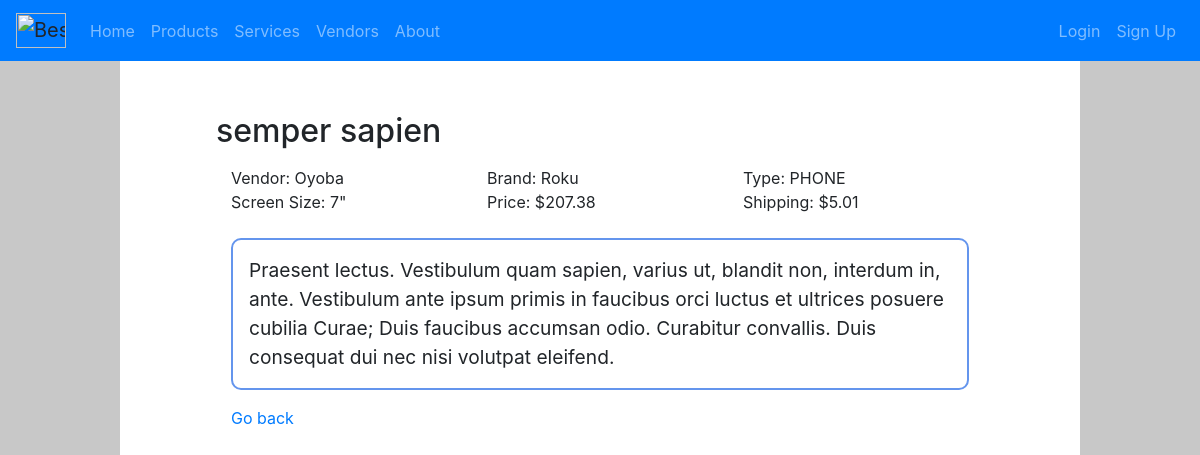
The page /products/1/ on the database its author committed.
### products/models.py (models this page shows, shortened)
class Product(models.Model):
    type = models.CharField(max_length=200, choices=[(tag, tag.value) for tag in ProductType], null=False)
    name = models.CharField(max_length=200, null=False)
    brand = models.CharField(max_length=200, null=False)
    price = models.DecimalField(max_digits=10, decimal_places=2, null=False)
    description = models.CharField(max_length=200, null=False)
    size = models.PositiveIntegerField(null=False, validators=[MinValueValidator(1), MaxValueValidator(100)],)
    shipping = models.DecimalField(max_digits=5, decimal_places=2, null=False)
    vendor = models.ForeignKey(Vendor, verbose_name="vendor", on_delete=models.CASCADE, null=False)
    class Meta:
        ordering = ('name', 'brand', 'size', 'vendor',)

class Vendor(models.Model):
    name = models.CharField(max_length=200, null=False)
    address = models.CharField(max_length=200, null=False)
    state = models.CharField(max_length=50, null=False)
    city = models.CharField(max_length=50, null=False)
    email = models.EmailField()
    phone = models.CharField(max_length=12, null=False)
    class Meta:
        ordering = ('name', 'email',)

### products/views.py (the view)
# urls.py: path("<int:item_id>/", views.item, name='item'),
def item(request, item_id):
    item = Product.objects.get(id=item_id)
    return render(request, 'item.html', {"product":item})

### templates/item.html (shortened to what this page needs)
{% extends "base.html" %}
{% block content %}
  <h2>{{ product.name }}</h2>
  <div class="container">
    <div class="row">
      <div class="col-sm">
        Vendor: {{ product.vendor.name }}
      </div>
      <div class="col-sm">
        Brand: {{ product.brand }}
      </div>
      <div class="col-sm">
        Type: {{ product.type }}
      </div>
    </div>
    <div class="row">
      <div class="col-sm">
        Screen Size: {{ product.size }}"
      </div>
      <div class="col-sm">
        Price: ${{ product.price }}
      </div>
      <div class="col-sm">
        Shipping: ${{ product.shipping }}
      </div>
    </div>
    <br>
    <p id="text-box">{{ product.description }}</p>
    <a href="{{request.META.HTTP_REFERER}}">Go back</a>
  </div>
{% endblock %}

### static/style.css (style rules this page uses)
body { background-color: rgb(200, 200, 200); height: 100%; display: flex; flex-direction: column; padding-top: 16px; }
h2 { margin-bottom: 16px; }
#product, #text-box { padding: 16px; border-style: solid; border-radius: 10px; border-width: 2px; border-color: cornflowerblue; }
#text-box { font-size: larger; }

### rows shown on the page
Product: name "semper sapien", vendor.name "Oyoba", brand "Roku", type "PHONE", size "7", price "207.38", shipping "5.01", description "Praesent lectus. Vestibulum quam sapien, varius ut, blandit non, interdum in, ante. Vestibulum ante ipsum primis in faucibus orci luctus et ultrices posuere cubilia Curae; Duis faucibus accumsan odio. Curabitur convallis. Duis consequat dui nec nisi volutpat eleifend."
